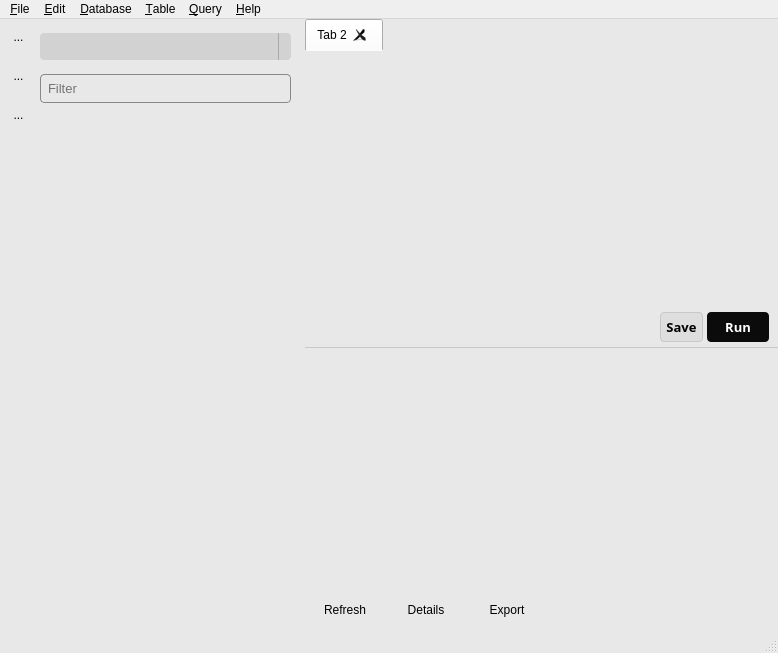
<?xml version="1.0" encoding="UTF-8"?>
<ui version="4.0">
 <class>MainWindow</class>
 <widget class="QMainWindow" name="MainWindow">
  <property name="geometry">
   <rect>
    <x>0</x>
    <y>0</y>
    <width>778</width>
    <height>653</height>
   </rect>
  </property>
  <property name="windowTitle">
   <string>SQl Connector</string>
  </property>
  <property name="windowIcon">
   <iconset>
    <normaloff>images/database-icon-window.png</normaloff>images/database-icon-window.png</iconset>
  </property>
  <property name="styleSheet">
   <string notr="true">QMainWindow {
	background-color:rgb(232, 232, 232);
}</string>
  </property>
  <widget class="QWidget" name="centralwidget">
   <layout class="QVBoxLayout" name="verticalLayout_6">
    <property name="leftMargin">
     <number>0</number>
    </property>
    <property name="topMargin">
     <number>0</number>
    </property>
    <property name="rightMargin">
     <number>0</number>
    </property>
    <property name="bottomMargin">
     <number>1</number>
    </property>
    <item>
     <widget class="QFrame" name="main_frame">
      <property name="sizePolicy">
       <sizepolicy hsizetype="Preferred" vsizetype="Preferred">
        <horstretch>0</horstretch>
        <verstretch>0</verstretch>
       </sizepolicy>
      </property>
      <property name="frameShape">
       <enum>QFrame::NoFrame</enum>
      </property>
      <property name="frameShadow">
       <enum>QFrame::Raised</enum>
      </property>
      <layout class="QHBoxLayout" name="horizontalLayout">
       <property name="spacing">
        <number>0</number>
       </property>
       <property name="leftMargin">
        <number>0</number>
       </property>
       <property name="topMargin">
        <number>0</number>
       </property>
       <property name="rightMargin">
        <number>0</number>
       </property>
       <property name="bottomMargin">
        <number>0</number>
       </property>
       <item>
        <widget class="QSplitter" name="main_splitter">
         <property name="sizePolicy">
          <sizepolicy hsizetype="Preferred" vsizetype="Preferred">
           <horstretch>0</horstretch>
           <verstretch>0</verstretch>
          </sizepolicy>
         </property>
         <property name="styleSheet">
          <string notr="true">QSplitter:handle {
	background-color:rgb(0,0,0);
	width:1px;
}</string>
         </property>
         <property name="frameShape">
          <enum>QFrame::NoFrame</enum>
         </property>
         <property name="orientation">
          <enum>Qt::Horizontal</enum>
         </property>
         <property name="handleWidth">
          <number>0</number>
         </property>
         <property name="childrenCollapsible">
          <bool>false</bool>
         </property>
         <widget class="QFrame" name="left">
          <property name="sizePolicy">
           <sizepolicy hsizetype="Preferred" vsizetype="Preferred">
            <horstretch>0</horstretch>
            <verstretch>0</verstretch>
           </sizepolicy>
          </property>
          <property name="minimumSize">
           <size>
            <width>80</width>
            <height>0</height>
           </size>
          </property>
          <property name="maximumSize">
           <size>
            <width>16777215</width>
            <height>16777215</height>
           </size>
          </property>
          <property name="sizeIncrement">
           <size>
            <width>0</width>
            <height>0</height>
           </size>
          </property>
          <property name="baseSize">
           <size>
            <width>140</width>
            <height>0</height>
           </size>
          </property>
          <property name="styleSheet">
           <string notr="true">QFrame {
	background-color:rgb(232, 232, 232);
}</string>
          </property>
          <property name="frameShape">
           <enum>QFrame::NoFrame</enum>
          </property>
          <property name="frameShadow">
           <enum>QFrame::Raised</enum>
          </property>
          <layout class="QHBoxLayout" name="horizontalLayout_2">
           <property name="spacing">
            <number>0</number>
           </property>
           <property name="leftMargin">
            <number>0</number>
           </property>
           <property name="topMargin">
            <number>0</number>
           </property>
           <property name="rightMargin">
            <number>0</number>
           </property>
           <property name="bottomMargin">
            <number>0</number>
           </property>
           <item>
            <widget class="QFrame" name="frame_6">
             <property name="styleSheet">
              <string notr="true">QFrame {
	background-color:rgb(232, 232, 232);
}</string>
             </property>
             <property name="frameShape">
              <enum>QFrame::NoFrame</enum>
             </property>
             <property name="frameShadow">
              <enum>QFrame::Raised</enum>
             </property>
             <layout class="QVBoxLayout" name="verticalLayout_8">
              <property name="spacing">
               <number>22</number>
              </property>
              <item>
               <widget class="QToolButton" name="database_btn">
                <property name="toolTip">
                 <string>&lt;html&gt;&lt;head/&gt;&lt;body&gt;&lt;p&gt;&lt;span style=&quot; font-size:11pt; font-weight:600;&quot;&gt;Create new connection&lt;/span&gt;&lt;/p&gt;&lt;/body&gt;&lt;/html&gt;</string>
                </property>
                <property name="styleSheet">
                 <string notr="true">QToolButton {
	background-color:rgb(232, 232, 232);
	border:none;
}

</string>
                </property>
                <property name="text">
                 <string>...</string>
                </property>
                <property name="icon">
                 <iconset>
                  <normaloff>images/database.png</normaloff>images/database.png</iconset>
                </property>
                <property name="iconSize">
                 <size>
                  <width>30</width>
                  <height>30</height>
                 </size>
                </property>
               </widget>
              </item>
              <item>
               <widget class="QToolButton" name="query_history_btn">
                <property name="toolTip">
                 <string>&lt;html&gt;&lt;head/&gt;&lt;body&gt;&lt;p&gt;Query history&lt;/p&gt;&lt;/body&gt;&lt;/html&gt;</string>
                </property>
                <property name="styleSheet">
                 <string notr="true">QToolButton {
	background-color:rgb(232, 232, 232);
	border:none;
}
</string>
                </property>
                <property name="text">
                 <string>...</string>
                </property>
                <property name="icon">
                 <iconset>
                  <normaloff>images/queries.png</normaloff>images/queries.png</iconset>
                </property>
                <property name="iconSize">
                 <size>
                  <width>30</width>
                  <height>30</height>
                 </size>
                </property>
               </widget>
              </item>
              <item>
               <widget class="QToolButton" name="refresh_btn">
                <property name="toolTip">
                 <string>&lt;html&gt;&lt;head/&gt;&lt;body&gt;&lt;p&gt;&lt;span style=&quot; font-size:11pt; font-weight:600;&quot;&gt;Refresh the current connection&lt;/span&gt;&lt;/p&gt;&lt;/body&gt;&lt;/html&gt;</string>
                </property>
                <property name="styleSheet">
                 <string notr="true">QToolButton {
	background-color:rgb(232, 232, 232);
	border:none;
}

</string>
                </property>
                <property name="text">
                 <string>...</string>
                </property>
                <property name="icon">
                 <iconset>
                  <normaloff>images/refresh.png</normaloff>images/refresh.png</iconset>
                </property>
                <property name="iconSize">
                 <size>
                  <width>30</width>
                  <height>30</height>
                 </size>
                </property>
               </widget>
              </item>
              <item>
               <spacer name="verticalSpacer">
                <property name="orientation">
                 <enum>Qt::Vertical</enum>
                </property>
                <property name="sizeHint" stdset="0">
                 <size>
                  <width>20</width>
                  <height>40</height>
                 </size>
                </property>
               </spacer>
              </item>
             </layout>
            </widget>
           </item>
           <item>
            <widget class="QFrame" name="tree_search_frame">
             <property name="sizePolicy">
              <sizepolicy hsizetype="Preferred" vsizetype="Expanding">
               <horstretch>0</horstretch>
               <verstretch>0</verstretch>
              </sizepolicy>
             </property>
             <property name="minimumSize">
              <size>
               <width>100</width>
               <height>0</height>
              </size>
             </property>
             <property name="styleSheet">
              <string notr="true">QFrame {
	background-color:rgb(232, 232, 232);
}</string>
             </property>
             <property name="frameShape">
              <enum>QFrame::NoFrame</enum>
             </property>
             <property name="frameShadow">
              <enum>QFrame::Raised</enum>
             </property>
             <layout class="QVBoxLayout" name="verticalLayout">
              <property name="spacing">
               <number>0</number>
              </property>
              <property name="leftMargin">
               <number>0</number>
              </property>
              <property name="topMargin">
               <number>0</number>
              </property>
              <property name="rightMargin">
               <number>0</number>
              </property>
              <property name="bottomMargin">
               <number>0</number>
              </property>
              <item>
               <widget class="QFrame" name="frame_3">
                <property name="sizePolicy">
                 <sizepolicy hsizetype="Preferred" vsizetype="Expanding">
                  <horstretch>0</horstretch>
                  <verstretch>0</verstretch>
                 </sizepolicy>
                </property>
                <property name="maximumSize">
                 <size>
                  <width>16777215</width>
                  <height>100</height>
                 </size>
                </property>
                <property name="frameShape">
                 <enum>QFrame::NoFrame</enum>
                </property>
                <property name="frameShadow">
                 <enum>QFrame::Raised</enum>
                </property>
                <layout class="QVBoxLayout" name="verticalLayout_2">
                 <property name="spacing">
                  <number>0</number>
                 </property>
                 <property name="leftMargin">
                  <number>2</number>
                 </property>
                 <property name="topMargin">
                  <number>0</number>
                 </property>
                 <property name="rightMargin">
                  <number>4</number>
                 </property>
                 <property name="bottomMargin">
                  <number>0</number>
                 </property>
                 <item>
                  <widget class="QComboBox" name="connection_history">
                   <property name="sizePolicy">
                    <sizepolicy hsizetype="Preferred" vsizetype="Fixed">
                     <horstretch>0</horstretch>
                     <verstretch>0</verstretch>
                    </sizepolicy>
                   </property>
                   <property name="font">
                    <font>
                     <pointsize>10</pointsize>
                    </font>
                   </property>
                   <property name="styleSheet">
                    <string notr="true">


QComboBox QAbstractItemView {
	color:red;
}

QComboBox:!editable {
     border:none;
	 border-radius:4px;
	 background-color: rgb(210,210,210);
}

QComboBox {
	background-color: rgb(210,210,210);
	border-radius:4px;
	padding:5px;
	color: rgb(56, 56, 56);
}

QComboBox::drop-down {
    subcontrol-origin: padding;
    subcontrol-position: top right;
    width: 12px;
    border-left-width: 1px;
    border-left-color: darkgray;
    border-left-style: solid; /* just a single line */
    border-top-right-radius: 4px; /* same radius as the QComboBox */
    border-bottom-right-radius: 3px;
}

</string>
                   </property>
                   <property name="editable">
                    <bool>false</bool>
                   </property>
                   <property name="frame">
                    <bool>false</bool>
                   </property>
                  </widget>
                 </item>
                 <item>
                  <widget class="QLineEdit" name="tree_filter">
                   <property name="sizePolicy">
                    <sizepolicy hsizetype="Preferred" vsizetype="Fixed">
                     <horstretch>0</horstretch>
                     <verstretch>0</verstretch>
                    </sizepolicy>
                   </property>
                   <property name="font">
                    <font>
                     <pointsize>10</pointsize>
                    </font>
                   </property>
                   <property name="styleSheet">
                    <string notr="true">QLineEdit {
	border-radius:4px;
	border:1px solid rgb(136, 136, 136);
	background-color: rgb(232, 232, 232);
	padding:5px;
}</string>
                   </property>
                   <property name="placeholderText">
                    <string>Filter</string>
                   </property>
                   <property name="clearButtonEnabled">
                    <bool>true</bool>
                   </property>
                  </widget>
                 </item>
                </layout>
               </widget>
              </item>
              <item>
               <widget class="QFrame" name="frame_4">
                <property name="sizePolicy">
                 <sizepolicy hsizetype="Expanding" vsizetype="Expanding">
                  <horstretch>0</horstretch>
                  <verstretch>0</verstretch>
                 </sizepolicy>
                </property>
                <property name="frameShape">
                 <enum>QFrame::NoFrame</enum>
                </property>
                <property name="frameShadow">
                 <enum>QFrame::Raised</enum>
                </property>
                <layout class="QVBoxLayout" name="verticalLayout_3">
                 <property name="bottomMargin">
                  <number>0</number>
                 </property>
                 <item>
                  <widget class="QTreeView" name="tree">
                   <property name="frameShape">
                    <enum>QFrame::Box</enum>
                   </property>
                   <property name="lineWidth">
                    <number>0</number>
                   </property>
                  </widget>
                 </item>
                </layout>
               </widget>
              </item>
             </layout>
            </widget>
           </item>
          </layout>
         </widget>
         <widget class="QFrame" name="right">
          <property name="sizePolicy">
           <sizepolicy hsizetype="Preferred" vsizetype="Preferred">
            <horstretch>0</horstretch>
            <verstretch>0</verstretch>
           </sizepolicy>
          </property>
          <property name="minimumSize">
           <size>
            <width>150</width>
            <height>300</height>
           </size>
          </property>
          <property name="styleSheet">
           <string notr="true">QFrame {
	background-color:rgb(232, 232, 232);
}</string>
          </property>
          <property name="frameShape">
           <enum>QFrame::NoFrame</enum>
          </property>
          <property name="frameShadow">
           <enum>QFrame::Raised</enum>
          </property>
          <layout class="QVBoxLayout" name="verticalLayout_9">
           <property name="spacing">
            <number>1</number>
           </property>
           <property name="leftMargin">
            <number>10</number>
           </property>
           <property name="topMargin">
            <number>0</number>
           </property>
           <property name="rightMargin">
            <number>0</number>
           </property>
           <property name="bottomMargin">
            <number>0</number>
           </property>
           <item>
            <widget class="QSplitter" name="right_splitter">
             <property name="styleSheet">
              <string notr="true">QSplitter:handle {
	background-color:rgb(200,200,200);
	width:1px;
}</string>
             </property>
             <property name="orientation">
              <enum>Qt::Vertical</enum>
             </property>
             <property name="handleWidth">
              <number>1</number>
             </property>
             <property name="childrenCollapsible">
              <bool>true</bool>
             </property>
             <widget class="QFrame" name="frame_9">
              <property name="sizePolicy">
               <sizepolicy hsizetype="Expanding" vsizetype="Preferred">
                <horstretch>0</horstretch>
                <verstretch>0</verstretch>
               </sizepolicy>
              </property>
              <property name="frameShape">
               <enum>QFrame::NoFrame</enum>
              </property>
              <property name="frameShadow">
               <enum>QFrame::Raised</enum>
              </property>
              <property name="lineWidth">
               <number>0</number>
              </property>
              <layout class="QVBoxLayout" name="verticalLayout_4">
               <property name="spacing">
                <number>0</number>
               </property>
               <property name="leftMargin">
                <number>0</number>
               </property>
               <property name="topMargin">
                <number>0</number>
               </property>
               <property name="rightMargin">
                <number>0</number>
               </property>
               <property name="bottomMargin">
                <number>0</number>
               </property>
               <item>
                <widget class="QFrame" name="frame_5">
                 <property name="styleSheet">
                  <string notr="true">QFrame {
	background-color:rgb(232, 232, 232);
}</string>
                 </property>
                 <property name="frameShape">
                  <enum>QFrame::NoFrame</enum>
                 </property>
                 <property name="frameShadow">
                  <enum>QFrame::Raised</enum>
                 </property>
                 <layout class="QVBoxLayout" name="verticalLayout_5">
                  <property name="spacing">
                   <number>0</number>
                  </property>
                  <property name="leftMargin">
                   <number>0</number>
                  </property>
                  <property name="topMargin">
                   <number>0</number>
                  </property>
                  <property name="rightMargin">
                   <number>0</number>
                  </property>
                  <property name="bottomMargin">
                   <number>0</number>
                  </property>
                  <item>
                   <widget class="QTabWidget" name="tab_manager">
                    <property name="styleSheet">
                     <string notr="true">QTabWidget {
	background-color:rgb(232, 232, 232);
	border-bottom:none;
}

QTabWidget:pane{
	border: 0px
}</string>
                    </property>
                    <property name="tabShape">
                     <enum>QTabWidget::Rounded</enum>
                    </property>
                    <property name="currentIndex">
                     <number>0</number>
                    </property>
                    <property name="elideMode">
                     <enum>Qt::ElideLeft</enum>
                    </property>
                    <property name="tabsClosable">
                     <bool>true</bool>
                    </property>
                    <property name="tabBarAutoHide">
                     <bool>false</bool>
                    </property>
                    <widget class="QWidget" name="main_tab">
                     <attribute name="title">
                      <string>Tab 2</string>
                     </attribute>
                     <layout class="QHBoxLayout" name="horizontalLayout_5">
                      <item>
                       <widget class="QTextEdit" name="query_editor">
                        <property name="frameShape">
                         <enum>QFrame::NoFrame</enum>
                        </property>
                        <property name="frameShadow">
                         <enum>QFrame::Plain</enum>
                        </property>
                        <property name="lineWidth">
                         <number>0</number>
                        </property>
                       </widget>
                      </item>
                     </layout>
                    </widget>
                   </widget>
                  </item>
                 </layout>
                </widget>
               </item>
               <item>
                <widget class="QFrame" name="frame_7">
                 <property name="styleSheet">
                  <string notr="true">QFrame {
	background-color:rgb(232, 232, 232);
	border:none;
}</string>
                 </property>
                 <property name="frameShape">
                  <enum>QFrame::NoFrame</enum>
                 </property>
                 <property name="frameShadow">
                  <enum>QFrame::Raised</enum>
                 </property>
                 <property name="lineWidth">
                  <number>0</number>
                 </property>
                 <layout class="QHBoxLayout" name="horizontalLayout_3">
                  <property name="spacing">
                   <number>4</number>
                  </property>
                  <property name="leftMargin">
                   <number>0</number>
                  </property>
                  <property name="topMargin">
                   <number>6</number>
                  </property>
                  <property name="rightMargin">
                   <number>9</number>
                  </property>
                  <property name="bottomMargin">
                   <number>5</number>
                  </property>
                  <item>
                   <spacer name="horizontalSpacer">
                    <property name="orientation">
                     <enum>Qt::Horizontal</enum>
                    </property>
                    <property name="sizeHint" stdset="0">
                     <size>
                      <width>40</width>
                      <height>20</height>
                     </size>
                    </property>
                   </spacer>
                  </item>
                  <item>
                   <widget class="QPushButton" name="save_query_btn">
                    <property name="sizePolicy">
                     <sizepolicy hsizetype="Preferred" vsizetype="Minimum">
                      <horstretch>0</horstretch>
                      <verstretch>0</verstretch>
                     </sizepolicy>
                    </property>
                    <property name="font">
                     <font>
                      <family>Arial Black</family>
                      <pointsize>10</pointsize>
                      <weight>75</weight>
                      <bold>true</bold>
                     </font>
                    </property>
                    <property name="toolTip">
                     <string>&lt;html&gt;&lt;head/&gt;&lt;body&gt;&lt;p&gt;&lt;span style=&quot; font-size:11pt;&quot;&gt;Save the specified query&lt;/span&gt;&lt;/p&gt;&lt;/body&gt;&lt;/html&gt;</string>
                    </property>
                    <property name="styleSheet">
                     <string notr="true">QPushButton {
	background-color:rgb(222, 222, 222);
	border-radius:4px;
	border: 1px solid rgb(199, 199, 199);
	padding:5px;
}

QPushButton::hover {
	background-color:rgb(200, 200, 200);
	border-radius:4px;
}

QPushButton::pressed {
	background-color:rgb(150, 150, 150);
	border-radius:4px;
}</string>
                    </property>
                    <property name="text">
                     <string>Save</string>
                    </property>
                   </widget>
                  </item>
                  <item>
                   <widget class="QPushButton" name="run_query_btn">
                    <property name="sizePolicy">
                     <sizepolicy hsizetype="Preferred" vsizetype="Minimum">
                      <horstretch>0</horstretch>
                      <verstretch>0</verstretch>
                     </sizepolicy>
                    </property>
                    <property name="font">
                     <font>
                      <family>Arial Black</family>
                      <pointsize>10</pointsize>
                      <weight>75</weight>
                      <bold>true</bold>
                     </font>
                    </property>
                    <property name="toolTip">
                     <string>&lt;html&gt;&lt;head/&gt;&lt;body&gt;&lt;p&gt;&lt;span style=&quot; font-size:12pt;&quot;&gt;Run the query&lt;/span&gt;&lt;/p&gt;&lt;/body&gt;&lt;/html&gt;</string>
                    </property>
                    <property name="styleSheet">
                     <string notr="true">QPushButton {
	color: rgb(255, 255, 255);
	background-color: rgb(11, 11, 11);
	border-radius:4px;
	padding:5px 18px 5px 18px;
}

QPushButton::hover {
	color: rgb(255, 255, 255);
	background-color: rgb(70, 70, 70);
	border-radius:4px;
	padding:5px 18px 5px 18px;
}

QPushButton::pressed {
	color: rgb(255, 255, 255);
	background-color: rgb(100, 100, 100);
	border-radius:4px;
	padding:5px 18px 5px 18px;
}</string>
                    </property>
                    <property name="text">
                     <string>Run</string>
                    </property>
                   </widget>
                  </item>
                 </layout>
                </widget>
               </item>
              </layout>
             </widget>
             <widget class="QFrame" name="frame_11">
              <property name="frameShape">
               <enum>QFrame::NoFrame</enum>
              </property>
              <property name="frameShadow">
               <enum>QFrame::Raised</enum>
              </property>
              <layout class="QVBoxLayout" name="verticalLayout_7">
               <property name="leftMargin">
                <number>0</number>
               </property>
               <property name="bottomMargin">
                <number>0</number>
               </property>
               <item>
                <widget class="QTableView" name="table">
                 <property name="frameShape">
                  <enum>QFrame::NoFrame</enum>
                 </property>
                 <property name="frameShadow">
                  <enum>QFrame::Plain</enum>
                 </property>
                 <property name="lineWidth">
                  <number>0</number>
                 </property>
                 <property name="sortingEnabled">
                  <bool>true</bool>
                 </property>
                </widget>
               </item>
               <item>
                <widget class="QFrame" name="frame">
                 <property name="styleSheet">
                  <string notr="true">QFrame {
	background-color:rgb(232, 232, 232);
}</string>
                 </property>
                 <property name="frameShape">
                  <enum>QFrame::NoFrame</enum>
                 </property>
                 <property name="frameShadow">
                  <enum>QFrame::Raised</enum>
                 </property>
                 <layout class="QHBoxLayout" name="horizontalLayout_4">
                  <property name="spacing">
                   <number>1</number>
                  </property>
                  <property name="leftMargin">
                   <number>0</number>
                  </property>
                  <item>
                   <widget class="QPushButton" name="refresh_btn_table">
                    <property name="text">
                     <string>Refresh</string>
                    </property>
                    <property name="flat">
                     <bool>true</bool>
                    </property>
                   </widget>
                  </item>
                  <item>
                   <widget class="QPushButton" name="details_btn">
                    <property name="text">
                     <string>Details</string>
                    </property>
                    <property name="flat">
                     <bool>true</bool>
                    </property>
                   </widget>
                  </item>
                  <item>
                   <widget class="QPushButton" name="export_btn">
                    <property name="text">
                     <string>Export</string>
                    </property>
                    <property name="flat">
                     <bool>true</bool>
                    </property>
                   </widget>
                  </item>
                  <item>
                   <spacer name="horizontalSpacer_2">
                    <property name="orientation">
                     <enum>Qt::Horizontal</enum>
                    </property>
                    <property name="sizeHint" stdset="0">
                     <size>
                      <width>40</width>
                      <height>20</height>
                     </size>
                    </property>
                   </spacer>
                  </item>
                  <item>
                   <widget class="QLabel" name="query_info">
                    <property name="minimumSize">
                     <size>
                      <width>200</width>
                      <height>0</height>
                     </size>
                    </property>
                    <property name="text">
                     <string/>
                    </property>
                   </widget>
                  </item>
                 </layout>
                </widget>
               </item>
              </layout>
             </widget>
            </widget>
           </item>
          </layout>
         </widget>
        </widget>
       </item>
      </layout>
     </widget>
    </item>
   </layout>
  </widget>
  <widget class="QMenuBar" name="menubar">
   <property name="geometry">
    <rect>
     <x>0</x>
     <y>0</y>
     <width>778</width>
     <height>26</height>
    </rect>
   </property>
   <widget class="QMenu" name="menuFile">
    <property name="title">
     <string>&amp;File</string>
    </property>
    <addaction name="actionNew"/>
    <addaction name="action_Close_Connection"/>
    <addaction name="action_Recent_Connections"/>
    <addaction name="action_Quit"/>
   </widget>
   <widget class="QMenu" name="menu_Edit">
    <property name="title">
     <string>&amp;Edit</string>
    </property>
   </widget>
   <widget class="QMenu" name="menu_About">
    <property name="title">
     <string>&amp;Help</string>
    </property>
    <addaction name="action_About"/>
   </widget>
   <widget class="QMenu" name="menu_Query">
    <property name="title">
     <string>&amp;Query</string>
    </property>
    <addaction name="action_Save"/>
    <addaction name="action_Open"/>
    <addaction name="action_Run"/>
   </widget>
   <widget class="QMenu" name="menu_Database">
    <property name="title">
     <string>&amp;Database</string>
    </property>
    <addaction name="action_New_Database"/>
    <addaction name="action_Delete_Database"/>
   </widget>
   <widget class="QMenu" name="menu_Table">
    <property name="title">
     <string>&amp;Table</string>
    </property>
    <addaction name="action_Create_table"/>
    <addaction name="action_Delete_Table"/>
    <addaction name="action_Table_Information"/>
    <addaction name="action_Export"/>
   </widget>
   <addaction name="menuFile"/>
   <addaction name="menu_Edit"/>
   <addaction name="menu_Database"/>
   <addaction name="menu_Table"/>
   <addaction name="menu_Query"/>
   <addaction name="menu_About"/>
  </widget>
  <widget class="QStatusBar" name="statusbar"/>
  <action name="actionNew">
   <property name="text">
    <string>&amp;New Connection</string>
   </property>
   <property name="shortcut">
    <string>Ctrl+N</string>
   </property>
  </action>
  <action name="action_Close_Connection">
   <property name="text">
    <string>&amp;Close Connection</string>
   </property>
  </action>
  <action name="action_Quit">
   <property name="text">
    <string>&amp;Quit</string>
   </property>
   <property name="shortcut">
    <string>Ctrl+Q</string>
   </property>
  </action>
  <action name="action_Recent_Connections">
   <property name="text">
    <string>&amp;Recent Connections</string>
   </property>
  </action>
  <action name="action_Save">
   <property name="text">
    <string>&amp;Save</string>
   </property>
  </action>
  <action name="action_Open">
   <property name="text">
    <string>&amp;Open</string>
   </property>
  </action>
  <action name="action_Run">
   <property name="text">
    <string>&amp;Run</string>
   </property>
   <property name="shortcut">
    <string>Ctrl+Return</string>
   </property>
  </action>
  <action name="action_About">
   <property name="text">
    <string>&amp;About</string>
   </property>
  </action>
  <action name="action_New_Database">
   <property name="text">
    <string>&amp;New Database</string>
   </property>
  </action>
  <action name="action_Delete_Database">
   <property name="text">
    <string>&amp;Delete Database</string>
   </property>
  </action>
  <action name="action_Export">
   <property name="text">
    <string>&amp;Export</string>
   </property>
  </action>
  <action name="action_Create_table">
   <property name="text">
    <string>&amp;Create table</string>
   </property>
  </action>
  <action name="action_Delete_Table">
   <property name="text">
    <string>&amp;Delete Table</string>
   </property>
  </action>
  <action name="action_Table_Information">
   <property name="text">
    <string>&amp;Table Information</string>
   </property>
  </action>
 </widget>
 <resources>
  <include location="resources.qrc"/>
 </resources>
 <connections/>
</ui>
